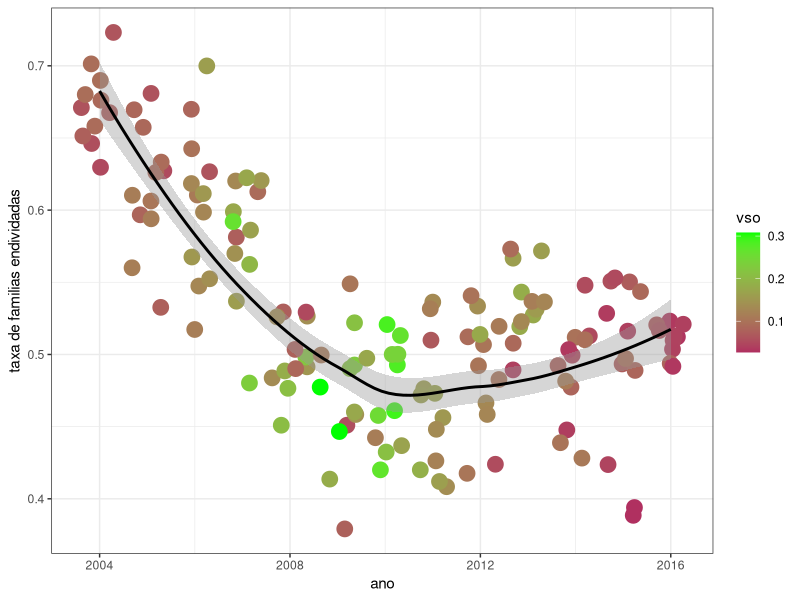
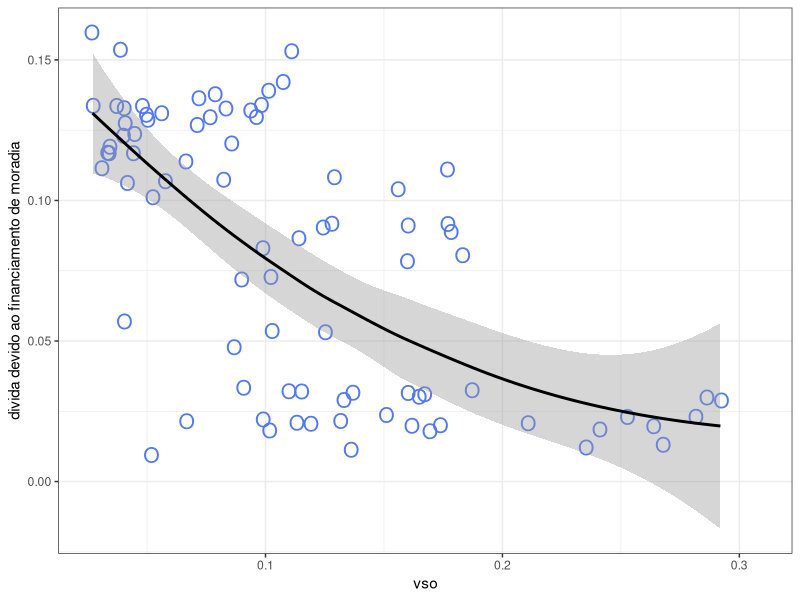
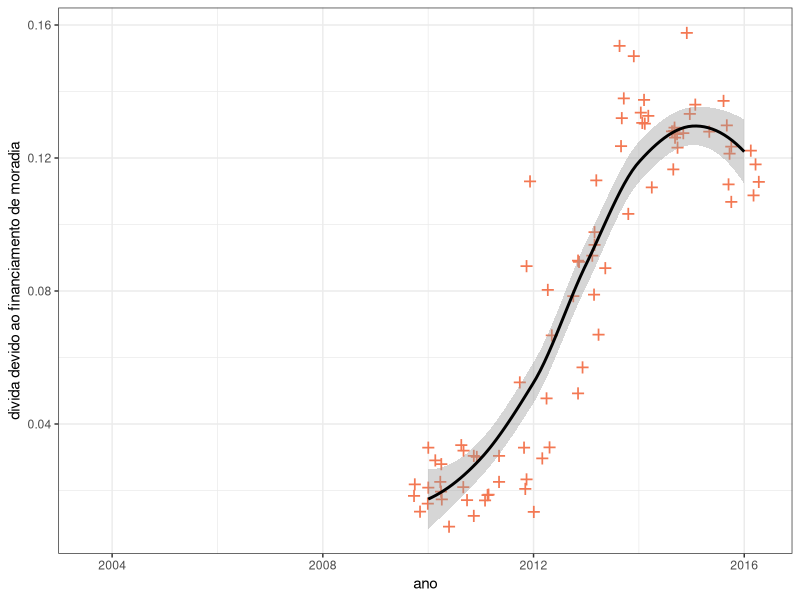
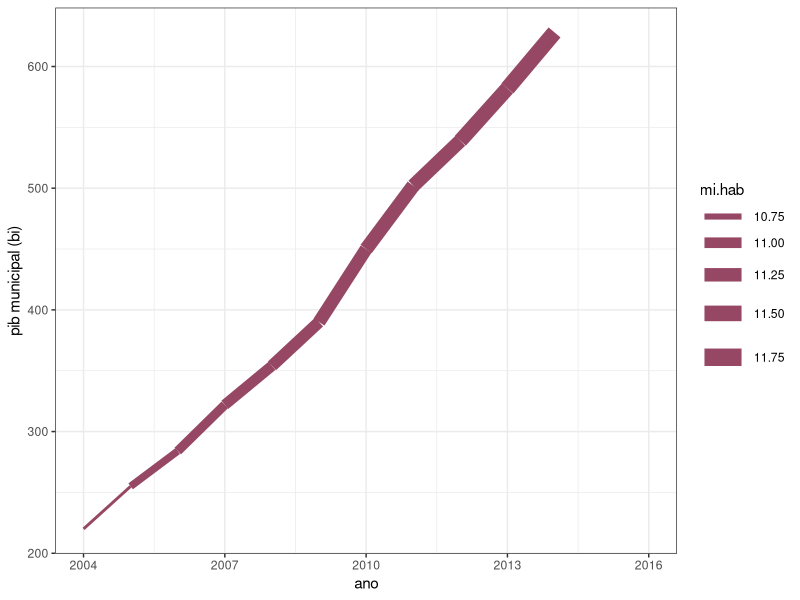

R code for these plots, in order: (Note: this script raises an error after producing the figures.)
# wrangle.r

library(ggplot2)

df <- read.csv('dados-fixed.csv')

# gg1
gg1 <- ggplot(aes(x=a, y=fam_endividadas, color=vso), data=df) +
		geom_jitter(size=5) + 
		stat_smooth(span=0.95, method='loess', color='black') +
		scale_color_gradient(low='maroon', high='green') +
		theme_bw() +
		xlab('ano') + ylab('taxa de familias endividadas')
ggsave('graficos/gg1.png')

# gg2
gg2 <- ggplot(aes(x=vso, y=porc_divida_financ_casa), data=df) +
		geom_jitter(size=5, shape='O', color='#5378F3') +
		stat_smooth(method='loess', color='black', span=0.95) +
		theme_bw() + xlab('vso') + ylab('divida devido ao financiamento de moradia')
ggsave('graficos/gg2.png')

# gg3
gg3 <- ggplot(aes(x=a, y=porc_divida_financ_casa), data=df) +
		geom_jitter(size=6, shape='+', color='#F37853') +
		stat_smooth(method='loess', color='black', span=0.95) +
		theme_bw() + xlab('ano') + ylab('divida devido ao financiamento de moradia')
ggsave('graficos/gg3.png')

# gg4
dfTmp <- df
dfTmp['mi.hab'] = signif(dfTmp$pop / 1e6, digits=3)
dfTmp$pib = signif(dfTmp$pib * 100, digits=3)
gg4 <- ggplot(aes(x=a, y=pib, size=mi.hab), data=dfTmp) +
		geom_line(color='#954763') + theme_bw() +
		xlab('ano') + ylab('pib municipal (bi)')
ggsave('graficos/gg4.png')

# gg5
dfTmp <- df
#dfTmp$selic <- dfTmp$selic / 100
gg5 <- ggplot() +
		geom_point(aes(x=fam_endividadas, y=selic, color=vso), size=10, alpha=0.5, data=dfTmp) +
		scale_color_gradient(low='#5534DD', high='#DD3455') +
		xlab('taxa de familias endividadas') + ylab('selic (%)') +
		theme_bw()
ggsave('graficos/gg5.png')

# gg6
# dfTmp <- df
# dfTmp$a <- as.character(dfTmp$a)
# gg6 <- ggplot(aes(x=vso, y=selic, color=a), data=dfTmp) +
# 		geom_point(size=6, shape=18, alpha=0.8) + xlab('vso') + ylab('selic (%)') +
# 		scale_color_manual(name='ano', values=c('firebrick', 'navyblue', 'springgreen4',
# 			'purple', 'chocolate', 'gold', 'maroon', 'magenta', 'gray17', 'lawngreen',
# 			'cornsilk3', 'tan4', 'dodgerblue4')) +
# 		theme_bw()
# ggsave('graficos/gg6.png')

# gg7
dfTmp <- df
dfTmp['datas'] <- seq(as.Date("2004-01-01"), by="month", length.out=12*(2016-2004)+10)
gg7 <- ggplot(aes(x=datas, y=selic, color=vso), data=dfTmp) +
		geom_step(size=3, alpha=0.7) + xlab('ano') + ylab('selic (%)') +
		scale_color_gradient(low='dodgerblue4', high='gold') +
		theme_bw()
ggsave('graficos/gg7.png')

# estatisticas
# correlacao de pearson: vso x divida
cor.test(df$vso, df$fam_endividadas, method='pearson')

# correlacao de pearson: vso x divida especifica moradia
cor.test(df$vso, df$porc_divida_financ_casa, method='pearson')

# correlacao de pearson: divida x divida especifica moradia
cor.test(df$fam_endividadas, df$porc_divida_financ_casa, method='pearson')

# correlacao de pearson: selic x vso
cor.test(df$selic, df$vso, method='pearson')

# correlacao de pearson: selic x divida
cor.test(df$selic, df$fam_endividadas, method='pearson')
